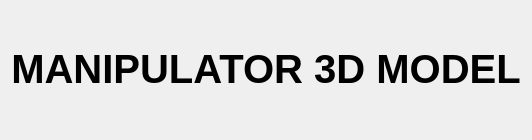
      <widget class="QWidget" name="modelPage">
       <layout class="QVBoxLayout" name="verticalLayout_2">
        <item>
         <spacer name="verticalSpacer_8">
          <property name="orientation">
           <enum>Qt::Orientation::Vertical</enum>
          </property>
          <property name="sizeType">
           <enum>QSizePolicy::Policy::Fixed</enum>
          </property>
          <property name="sizeHint" stdset="0">
           <size>
            <width>20</width>
            <height>40</height>
           </size>
          </property>
         </spacer>
        </item>
        <item>
         <widget class="QLabel" name="label">
          <property name="minimumSize">
           <size>
            <width>0</width>
            <height>35</height>
           </size>
          </property>
          <property name="maximumSize">
           <size>
            <width>16777215</width>
            <height>40</height>
           </size>
          </property>
          <property name="styleSheet">
           <string notr="true">color: black;
font-weight: bold;
font-size: 30pt;
min-height: 30px;
margin-bottom: 5px;</string>
          </property>
          <property name="text">
           <string>MANIPULATOR 3D MODEL</string>
          </property>
          <property name="alignment">
           <set>Qt::AlignmentFlag::AlignCenter</set>
          </property>
         </widget>
        </item>
        <item>
         <widget class="QWidget" name="centerWidget" native="true">
          <layout class="QHBoxLayout" name="horizontalLayout_4">
           <item>
            <widget class="QLabel" name="manipulatorPicture">
             <property name="maximumSize">
              <size>
               <width>350</width>
               <height>350</height>
              </size>
             </property>
             <property name="text">
              <string/>
             </property>
             <property name="pixmap">
              <pixmap resource="resources.qrc">:/img/img/manipulatopr.png</pixmap>
             </property>
             <property name="scaledContents">
              <bool>true</bool>
             </property>
             <property name="alignment">
              <set>Qt::AlignmentFlag::AlignCenter</set>
             </property>
             <property name="wordWrap">
              <bool>false</bool>
             </property>
            </widget>
           </item>
          </layout>
         </widget>
        </item>
       </layout>
      </widget>
